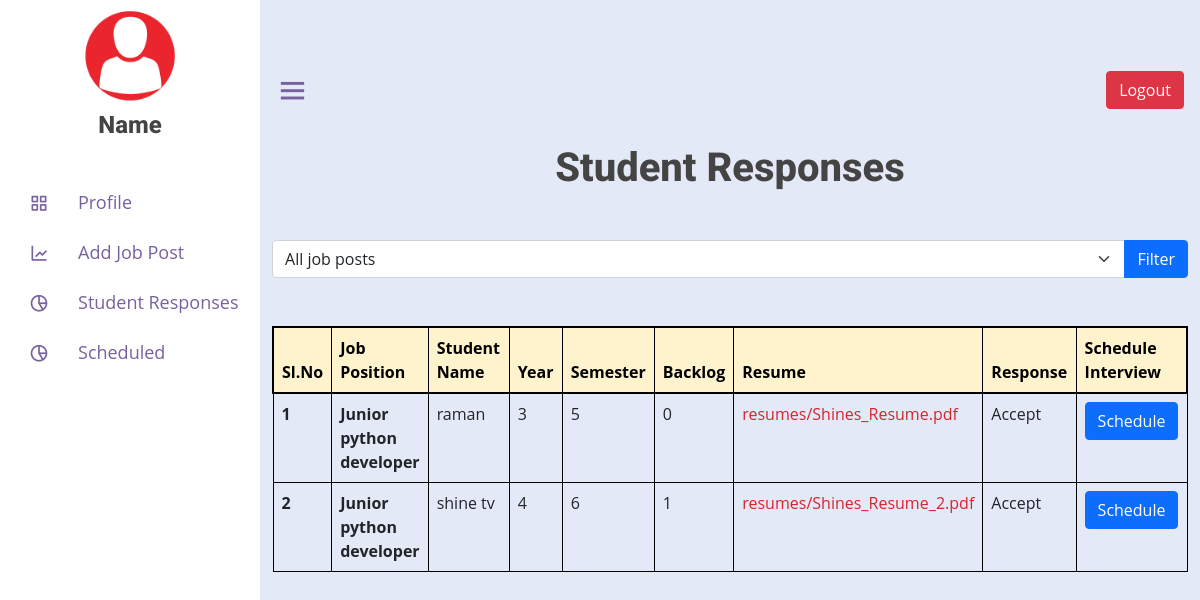
/student_responses/ (signed in), run on the app's committed database.
### placement_app/models.py (models this page shows, shortened)
class JobPostApplication(models.Model):
    student = models.ForeignKey(Student, on_delete=models.CASCADE)
    job_post = models.ForeignKey(Add_Job_Post, on_delete=models.CASCADE)
    applied_on = models.DateTimeField(default=timezone.now)
    status=models.CharField(max_length=100,default='')
    Eligibilty=models.CharField(max_length=100,default='')

class Add_Job_Post(models.Model):
    company_id=models.ForeignKey(Add_Company,on_delete=models.CASCADE)
    job_position = models.CharField(max_length=100, default='')
    job_description = models.CharField(max_length=10000, default='')
    job_criteria = models.CharField(max_length=100, default='')
    created_date = models.DateField()
    verification=models.CharField(max_length=100,default="Requested")

class Student(models.Model):
    name = models.CharField(max_length=255)
    email = models.EmailField()
    phone = models.CharField(max_length=15)
    branch = models.CharField(max_length=50)
    sem = models.IntegerField()
    year = models.IntegerField()
    backlog = models.IntegerField()
    resume = models.FileField(upload_to='resumes/')
    stud_image = models.ImageField(
        upload_to='stud_image/', null=False, blank=True, default="Nil")
    slug = models.SlugField(unique=True, max_length=255, default="nil")
    cgpa = models.FloatField(max_length=100, default=0)

### placement_app/views.py (the view)
# urls.py: path('student_responses/',views.student_responses),
def student_responses(request):
    SessionId=request.session['id']
    comp=Add_Company.objects.filter(id=SessionId)
    job_posts = Add_Job_Post.objects.filter(company_id=SessionId)
    selected_post_id = request.GET.get('job_post')
    print(selected_post_id)
    if selected_post_id:
        job_posts = Add_Job_Post.objects.filter(company_id=SessionId)
        response = JobPostApplication.objects.filter(job_post_id=selected_post_id, status='Accept')
        print(response)
        return render(request, 'Company/schedule-interviews.html', {'comp': comp, 'response': response,'job_posts':job_posts})
    else:
        response = JobPostApplication.objects.filter(job_post__company_id=SessionId, status='Accept')
    return render(request, 'Company/schedule-interviews.html', {'comp': comp, 'response': response,'job_posts':job_posts})

### placement_app/templates/Company/schedule-interviews.html (shortened to what this page needs)
{% extends 'Company/company_header.html' %}
{% load static %}
{% block content %}
    <div class="container">
        <h1 class="text-center mt-4">Student Responses</h1>
        <form method="GET" class="mt-5 mb-3">
            <div class="input-group">
                <select name="job_post" class="form-select">
                    <option value="">All job posts</option>
                </select>
                <button type="submit" class="btn btn-primary">Filter</button>
            </div>
        </form>
        <table class="table table-bordered mt-5" border="1" style="border:1px solid #000">
            <thead>
                <tr class="table-warning" style="border:2px solid #000">
                    <th scope="col" width="5%">Sl.No</th>
                    <th scope="col" width="5%">Job Position</th>
                    <th scope="col" width="20%">Student Name</th>
                    <th scope="col" width="10%">Year</th>
                    <th scope="col" width="10%">Semester</th>
                    <th scope="col" width="10%">Backlog</th>
                    <th scope="col" width="15%">Resume</th>
                    <th scope="col" width="15%">Response</th>
                    <th scope="col" width="15%">Schedule Interview</th>
                </tr>
            </thead>
            <tbody class="table-group-divider">
                {% for x in response %}
                <tr>
                    <th scope="row">{{forloop.counter}}</th>
                    <th scope="row">{{x.job_post.job_position}}</th>
                    <td scope="row">{{x.student.name}}</td>
                    <td scope="row">{{x.student.year}}</td>
                    <td scope="row">{{x.student.sem}}</td>
                    <td scope="row">{{x.student.backlog}}</td>
                    <td scope="row">
                        <p  data-bs-toggle="tooltip" data-bs-placement="bottom" title="click here to view resume">
                            <a href="{{ x.student.resume.url }}" target="_blank">{{x.student.resume}}</a>
                        </p></td>
                    <td scope="row">{{x.status}}</td>
                    <td scope="row">
                        <a href="/Schedule_interview/{{x.id}}"><button type="button" class="btn btn-primary">Schedule</button></a>
                    </td>
                </tr>
                {% endfor %}
            </tbody>
        </table>
    </div>
   {% endblock %}

### placement_app/static/css/style.css (style rules this page uses)
:root { --color-white: #fff; --color-light: #f1f5f9; --color-black: #121212; --color-night: #001632; --color-red: #f44336; --color-blue: #1a73e8; --color-gray: #80868b; --color-grayish: #dadce0; --shadow-normal: 0 1px 3px 0 rgba(0, 0, 0, 0.1), 0 1px 2px 0 rgba(0, 0, 0, 0.06); --shadow-medium: 0 4px 6px -1px rgba(0, 0, 0, 0.1), 0 2px 4px -1px rgba(0, 0, 0, 0.06); --shadow-large: 0 10px 15px -3px rgba(0, 0, 0, 0.1), 0 4px 6px -2px rgba(0, 0, 0, 0.05); }
body { font-family: "Open Sans", sans-serif; color: #444444; }
a { text-decoration: none; color: #d9232d; }
h1, h2, h3, h4, h5, h6 { font-family: "Roboto", sans-serif; font-weight: 800; }

### data on the page
JobPostApplication: job_post.job_position "Junior python developer", student.name "raman", student.year "3", student.sem "5", student.backlog "0", student.resume "resumes/Shines_Resume.pdf", status "Accept"
JobPostApplication: job_post.job_position "Junior python developer", student.name "shine tv", student.year "4", student.sem "6", student.backlog "1", student.resume "resumes/Shines_Resume_2.pdf", status "Accept"
